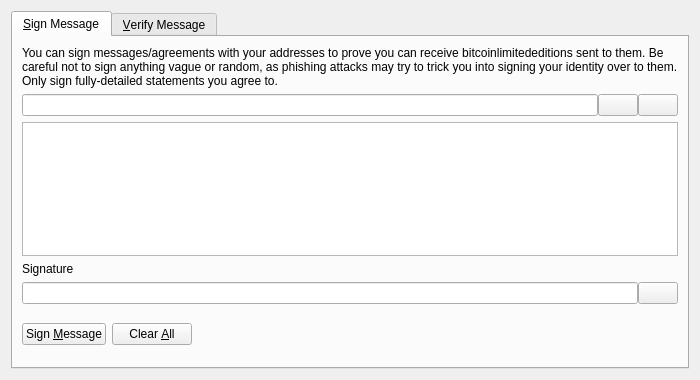
<?xml version="1.0" encoding="UTF-8"?>
<ui version="4.0">
 <class>SignVerifyMessageDialog</class>
 <widget class="QDialog" name="SignVerifyMessageDialog">
  <property name="geometry">
   <rect>
    <x>0</x>
    <y>0</y>
    <width>700</width>
    <height>380</height>
   </rect>
  </property>
  <property name="windowTitle">
   <string>Signatures - Sign / Verify a Message</string>
  </property>
  <property name="modal">
   <bool>true</bool>
  </property>
  <layout class="QVBoxLayout" name="verticalLayout">
   <item>
    <widget class="QTabWidget" name="tabWidget">
     <property name="currentIndex">
      <number>0</number>
     </property>
     <widget class="QWidget" name="tabSignMessage">
      <attribute name="title">
       <string>&amp;Sign Message</string>
      </attribute>
      <layout class="QVBoxLayout" name="verticalLayout_SM">
       <item>
        <widget class="QLabel" name="infoLabel_SM">
         <property name="text">
          <string>You can sign messages/agreements with your addresses to prove you can receive bitcoinlimitededitions sent to them. Be careful not to sign anything vague or random, as phishing attacks may try to trick you into signing your identity over to them. Only sign fully-detailed statements you agree to.</string>
         </property>
         <property name="textFormat">
          <enum>Qt::PlainText</enum>
         </property>
         <property name="wordWrap">
          <bool>true</bool>
         </property>
        </widget>
       </item>
       <item>
        <layout class="QHBoxLayout" name="horizontalLayout_1_SM">
         <property name="spacing">
          <number>0</number>
         </property>
         <item>
          <widget class="QValidatedLineEdit" name="addressIn_SM">
           <property name="toolTip">
            <string>The Bitcoinlimitededition address to sign the message with</string>
           </property>
          </widget>
         </item>
         <item>
          <widget class="QPushButton" name="addressBookButton_SM">
           <property name="toolTip">
            <string>Choose previously used address</string>
           </property>
           <property name="text">
            <string/>
           </property>
           <property name="icon">
            <iconset resource="../bitcoinlimitededition.qrc">
             <normaloff>:/icons/address-book</normaloff>:/icons/address-book</iconset>
           </property>
           <property name="shortcut">
            <string>Alt+A</string>
           </property>
           <property name="autoDefault">
            <bool>false</bool>
           </property>
          </widget>
         </item>
         <item>
          <widget class="QPushButton" name="pasteButton_SM">
           <property name="toolTip">
            <string>Paste address from clipboard</string>
           </property>
           <property name="text">
            <string/>
           </property>
           <property name="icon">
            <iconset resource="../bitcoinlimitededition.qrc">
             <normaloff>:/icons/editpaste</normaloff>:/icons/editpaste</iconset>
           </property>
           <property name="shortcut">
            <string>Alt+P</string>
           </property>
           <property name="autoDefault">
            <bool>false</bool>
           </property>
          </widget>
         </item>
        </layout>
       </item>
       <item>
        <widget class="QPlainTextEdit" name="messageIn_SM">
         <property name="toolTip">
          <string>Enter the message you want to sign here</string>
         </property>
        </widget>
       </item>
       <item>
        <widget class="QLabel" name="signatureLabel_SM">
         <property name="text">
          <string>Signature</string>
         </property>
         <property name="textFormat">
          <enum>Qt::PlainText</enum>
         </property>
        </widget>
       </item>
       <item>
        <layout class="QHBoxLayout" name="horizontalLayout_2_SM">
         <property name="spacing">
          <number>0</number>
         </property>
         <item>
          <widget class="QLineEdit" name="signatureOut_SM">
           <property name="font">
            <font>
             <italic>true</italic>
            </font>
           </property>
           <property name="readOnly">
            <bool>true</bool>
           </property>
          </widget>
         </item>
         <item>
          <widget class="QPushButton" name="copySignatureButton_SM">
           <property name="toolTip">
            <string>Copy the current signature to the system clipboard</string>
           </property>
           <property name="text">
            <string/>
           </property>
           <property name="icon">
            <iconset resource="../bitcoinlimitededition.qrc">
             <normaloff>:/icons/editcopy</normaloff>:/icons/editcopy</iconset>
           </property>
           <property name="autoDefault">
            <bool>false</bool>
           </property>
          </widget>
         </item>
        </layout>
       </item>
       <item>
        <layout class="QHBoxLayout" name="horizontalLayout_3_SM">
         <item>
          <widget class="QPushButton" name="signMessageButton_SM">
           <property name="toolTip">
            <string>Sign the message to prove you own this Bitcoinlimitededition address</string>
           </property>
           <property name="text">
            <string>Sign &amp;Message</string>
           </property>
           <property name="icon">
            <iconset resource="../bitcoinlimitededition.qrc">
             <normaloff>:/icons/edit</normaloff>:/icons/edit</iconset>
           </property>
           <property name="autoDefault">
            <bool>false</bool>
           </property>
          </widget>
         </item>
         <item>
          <widget class="QPushButton" name="clearButton_SM">
           <property name="toolTip">
            <string>Reset all sign message fields</string>
           </property>
           <property name="text">
            <string>Clear &amp;All</string>
           </property>
           <property name="icon">
            <iconset resource="../bitcoinlimitededition.qrc">
             <normaloff>:/icons/remove</normaloff>:/icons/remove</iconset>
           </property>
           <property name="autoDefault">
            <bool>false</bool>
           </property>
          </widget>
         </item>
         <item>
          <spacer name="horizontalSpacer_1_SM">
           <property name="orientation">
            <enum>Qt::Horizontal</enum>
           </property>
           <property name="sizeHint" stdset="0">
            <size>
             <width>40</width>
             <height>48</height>
            </size>
           </property>
          </spacer>
         </item>
         <item>
          <widget class="QLabel" name="statusLabel_SM">
           <property name="font">
            <font>
             <weight>75</weight>
             <bold>true</bold>
            </font>
           </property>
           <property name="text">
            <string/>
           </property>
           <property name="wordWrap">
            <bool>true</bool>
           </property>
          </widget>
         </item>
         <item>
          <spacer name="horizontalSpacer_2_SM">
           <property name="orientation">
            <enum>Qt::Horizontal</enum>
           </property>
           <property name="sizeHint" stdset="0">
            <size>
             <width>40</width>
             <height>48</height>
            </size>
           </property>
          </spacer>
         </item>
        </layout>
       </item>
      </layout>
     </widget>
     <widget class="QWidget" name="tabVerifyMessage">
      <attribute name="title">
       <string>&amp;Verify Message</string>
      </attribute>
      <layout class="QVBoxLayout" name="verticalLayout_VM">
       <item>
        <widget class="QLabel" name="infoLabel_VM">
         <property name="text">
          <string>Enter the receiver's address, message (ensure you copy line breaks, spaces, tabs, etc. exactly) and signature below to verify the message. Be careful not to read more into the signature than what is in the signed message itself, to avoid being tricked by a man-in-the-middle attack. Note that this only proves the signing party receives with the address, it cannot prove sendership of any transaction!</string>
         </property>
         <property name="textFormat">
          <enum>Qt::PlainText</enum>
         </property>
         <property name="alignment">
          <set>Qt::AlignLeading|Qt::AlignLeft|Qt::AlignTop</set>
         </property>
         <property name="wordWrap">
          <bool>true</bool>
         </property>
        </widget>
       </item>
       <item>
        <layout class="QHBoxLayout" name="horizontalLayout_1_VM">
         <property name="spacing">
          <number>0</number>
         </property>
         <item>
          <widget class="QValidatedLineEdit" name="addressIn_VM">
           <property name="toolTip">
            <string>The Bitcoinlimitededition address the message was signed with</string>
           </property>
          </widget>
         </item>
         <item>
          <widget class="QPushButton" name="addressBookButton_VM">
           <property name="toolTip">
            <string>Choose previously used address</string>
           </property>
           <property name="text">
            <string/>
           </property>
           <property name="icon">
            <iconset resource="../bitcoinlimitededition.qrc">
             <normaloff>:/icons/address-book</normaloff>:/icons/address-book</iconset>
           </property>
           <property name="shortcut">
            <string>Alt+A</string>
           </property>
           <property name="autoDefault">
            <bool>false</bool>
           </property>
          </widget>
         </item>
        </layout>
       </item>
       <item>
        <widget class="QPlainTextEdit" name="messageIn_VM"/>
       </item>
       <item>
        <widget class="QValidatedLineEdit" name="signatureIn_VM"/>
       </item>
       <item>
        <layout class="QHBoxLayout" name="horizontalLayout_2_VM">
         <item>
          <widget class="QPushButton" name="verifyMessageButton_VM">
           <property name="toolTip">
            <string>Verify the message to ensure it was signed with the specified Bitcoinlimitededition address</string>
           </property>
           <property name="text">
            <string>Verify &amp;Message</string>
           </property>
           <property name="icon">
            <iconset resource="../bitcoinlimitededition.qrc">
             <normaloff>:/icons/transaction_0</normaloff>:/icons/transaction_0</iconset>
           </property>
           <property name="autoDefault">
            <bool>false</bool>
           </property>
          </widget>
         </item>
         <item>
          <widget class="QPushButton" name="clearButton_VM">
           <property name="toolTip">
            <string>Reset all verify message fields</string>
           </property>
           <property name="text">
            <string>Clear &amp;All</string>
           </property>
           <property name="icon">
            <iconset resource="../bitcoinlimitededition.qrc">
             <normaloff>:/icons/remove</normaloff>:/icons/remove</iconset>
           </property>
           <property name="autoDefault">
            <bool>false</bool>
           </property>
          </widget>
         </item>
         <item>
          <spacer name="horizontalSpacer_1_VM">
           <property name="orientation">
            <enum>Qt::Horizontal</enum>
           </property>
           <property name="sizeHint" stdset="0">
            <size>
             <width>40</width>
             <height>48</height>
            </size>
           </property>
          </spacer>
         </item>
         <item>
          <widget class="QLabel" name="statusLabel_VM">
           <property name="font">
            <font>
             <weight>75</weight>
             <bold>true</bold>
            </font>
           </property>
           <property name="text">
            <string/>
           </property>
           <property name="wordWrap">
            <bool>true</bool>
           </property>
          </widget>
         </item>
         <item>
          <spacer name="horizontalSpacer_2_VM">
           <property name="orientation">
            <enum>Qt::Horizontal</enum>
           </property>
           <property name="sizeHint" stdset="0">
            <size>
             <width>40</width>
             <height>48</height>
            </size>
           </property>
          </spacer>
         </item>
        </layout>
       </item>
      </layout>
     </widget>
    </widget>
   </item>
  </layout>
 </widget>
 <customwidgets>
  <customwidget>
   <class>QValidatedLineEdit</class>
   <extends>QLineEdit</extends>
   <header>qt/qvalidatedlineedit.h</header>
  </customwidget>
 </customwidgets>
 <resources>
  <include location="../bitcoinlimitededition.qrc"/>
 </resources>
 <connections/>
</ui>
